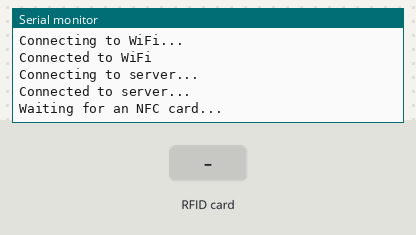
A sketch run on a simulated ESP8266 (NodeMCU). On the bench: the last lines printed to the serial monitor. The inputs (shaded band) are chosen by the test bench. WiFi joins after 1.5 s; servers stay silent unless stated.

Above: at 3.4 s.
3.5 s: RFID card 19 99 19 96 held to the reader
At 4.9 s:
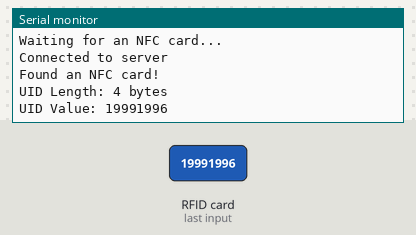
5.2 s: RFID card 5E 7A 19 C4 held to the reader
At 6.2 s:
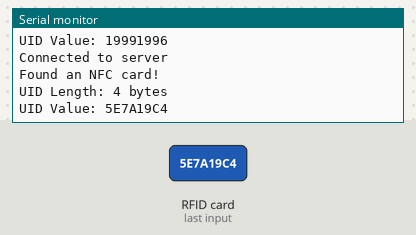

The sketch:

esp8266-NFC.ino
```cpp
#include <Wire.h>
#include <PN532_I2C.h>
#include <PN532.h>
#include <ESP8266WiFi.h>

// WiFi credentials
const char* ssid = "HaggagNet";
const char* password = "19991996";

// Server details
const char* server_ip = "192.168.1.101";  // Laptop/server's IP address
const int server_port = 2020;             // Choose an available port

WiFiClient client;

// Pin configuration for I2C communication with PN532
#define SDA_PIN D1
#define SCL_PIN D2

// Create instances of PN532_I2C and PN532
PN532_I2C pn532_i2c(Wire);
PN532 nfc(pn532_i2c);

void setup(void) {
  Serial.begin(115200);

  // Initialize PN532 and serial communication
  nfc.begin();
  Serial.println("\nConnecting to WiFi...");

  // Connect to WiFi
  WiFi.begin(ssid, password);
  while (WiFi.status() != WL_CONNECTED) {
    delay(1000);
  }
  Serial.println("Connected to WiFi");

  Serial.println("Connecting to server...");

  // Connect to the server
  while (!client.connect(server_ip, server_port)) {
    Serial.println("Connecting to server");
  }
  Serial.println("Connected to server...");

  // Check PN532 board firmware version
  uint32_t versiondata = nfc.getFirmwareVersion();
  if (!versiondata) {
    Serial.println("Didn't find PN53x board");
    while (!versiondata) {
      versiondata = nfc.getFirmwareVersion();
      delay(1000);
    }
  }

  // Configure PN532
  nfc.SAMConfig();
  Serial.println("Waiting for an NFC card...");
}

void loop(void) {
  uint8_t success;
  uint8_t uid[] = { 0, 0, 0, 0, 0, 0, 0 };
  uint8_t uidLength;

  // Attempt to read an NFC card
  success = nfc.readPassiveTargetID(PN532_MIFARE_ISO14443A, uid, &uidLength);
  String ids;

  if (success) {
    // Reconnect to the server (if not already connected)
    if (client.connect(server_ip, server_port)) {
      Serial.println("Connected to server");
    } else {
      Serial.println("Connection to server failed");
    }

    Serial.println("Found an NFC card!");

    Serial.print("UID Length: ");
    Serial.print(uidLength, DEC);
    Serial.println(" bytes");
    Serial.print("UID Value: ");

    // Print and store UID in ids string
    for (uint8_t i=0; i < uidLength; i++) {
      Serial.print(uid[i], HEX);
      ids += String(uid[i], HEX);
    }

    Serial.println("");
    Serial.println("");

    // Send UID to the server if connected
    if (client.connected()) {
      client.println(ids);
    }

    delay(1000);  // Adjust delay as needed

    ids = "";  // Clear 'ids' for the next NFC card
  }
}
```

Measured:
- after the input at 3.5 s, the serial monitor: prints a new line after 0.21 s (image 1)
- after the input at 5.2 s, the serial monitor: prints a new line after 0.20 s (image 2)
